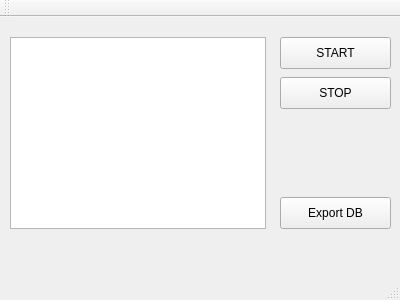
<?xml version="1.0" encoding="UTF-8"?>
<ui version="4.0">
 <class>MainWindow</class>
 <widget class="QMainWindow" name="MainWindow">
  <property name="geometry">
   <rect>
    <x>0</x>
    <y>0</y>
    <width>400</width>
    <height>300</height>
   </rect>
  </property>
  <property name="windowTitle">
   <string>MainWindow</string>
  </property>
  <widget class="QWidget" name="centralWidget">
   <widget class="QTextBrowser" name="message">
    <property name="geometry">
     <rect>
      <x>10</x>
      <y>20</y>
      <width>256</width>
      <height>192</height>
     </rect>
    </property>
   </widget>
   <widget class="QPushButton" name="button_exp">
    <property name="geometry">
     <rect>
      <x>280</x>
      <y>180</y>
      <width>111</width>
      <height>32</height>
     </rect>
    </property>
    <property name="text">
     <string>Export DB</string>
    </property>
   </widget>
   <widget class="QPushButton" name="button_start">
    <property name="geometry">
     <rect>
      <x>280</x>
      <y>20</y>
      <width>111</width>
      <height>32</height>
     </rect>
    </property>
    <property name="text">
     <string>START</string>
    </property>
   </widget>
   <widget class="QPushButton" name="button_stop">
    <property name="geometry">
     <rect>
      <x>280</x>
      <y>60</y>
      <width>111</width>
      <height>32</height>
     </rect>
    </property>
    <property name="text">
     <string>STOP</string>
    </property>
   </widget>
  </widget>
  <widget class="QMenuBar" name="menuBar">
   <property name="geometry">
    <rect>
     <x>0</x>
     <y>0</y>
     <width>400</width>
     <height>22</height>
    </rect>
   </property>
  </widget>
  <widget class="QToolBar" name="mainToolBar">
   <attribute name="toolBarArea">
    <enum>TopToolBarArea</enum>
   </attribute>
   <attribute name="toolBarBreak">
    <bool>false</bool>
   </attribute>
  </widget>
  <widget class="QStatusBar" name="statusBar"/>
 </widget>
 <layoutdefault spacing="6" margin="11"/>
 <resources/>
 <connections/>
</ui>
